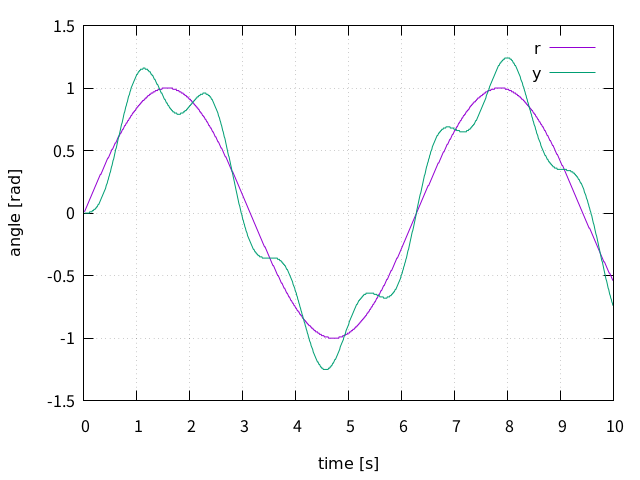

Write the gnuplot code that produced this figure.
# result.plt
# gnuplot script file
#
# usage:
# $ gnuplot result.plt
#

# axis label
set xl "time [s]"
set yl "angle [rad]"

set grid

# plot
plot "result.txt" using 1:2 w l title "r",\
     "result.txt" using 1:3 w l title "y"

# display graph 3 sec
pause 3

# output png
set terminal pngcairo
set out "result.png"
replot
